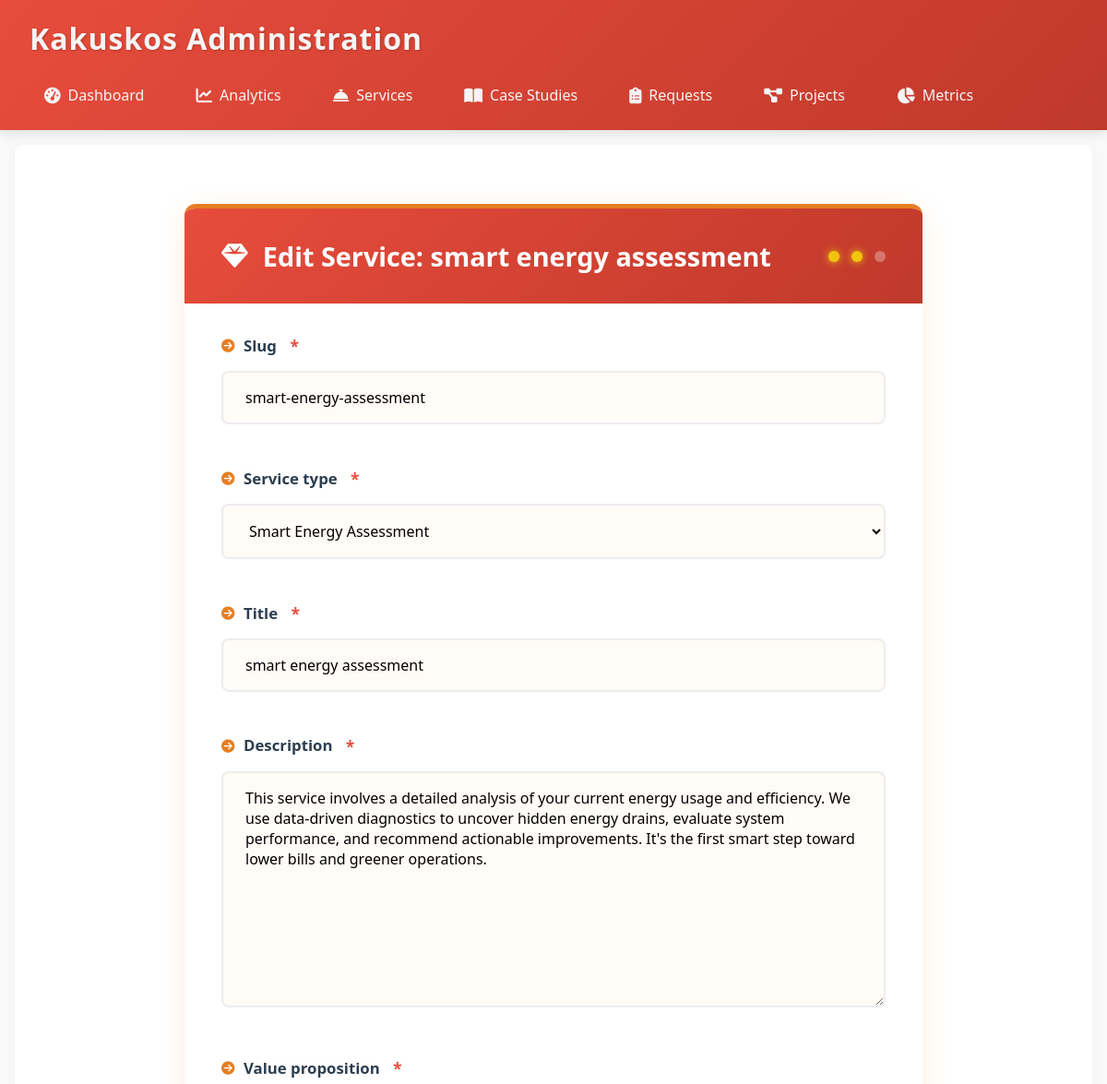
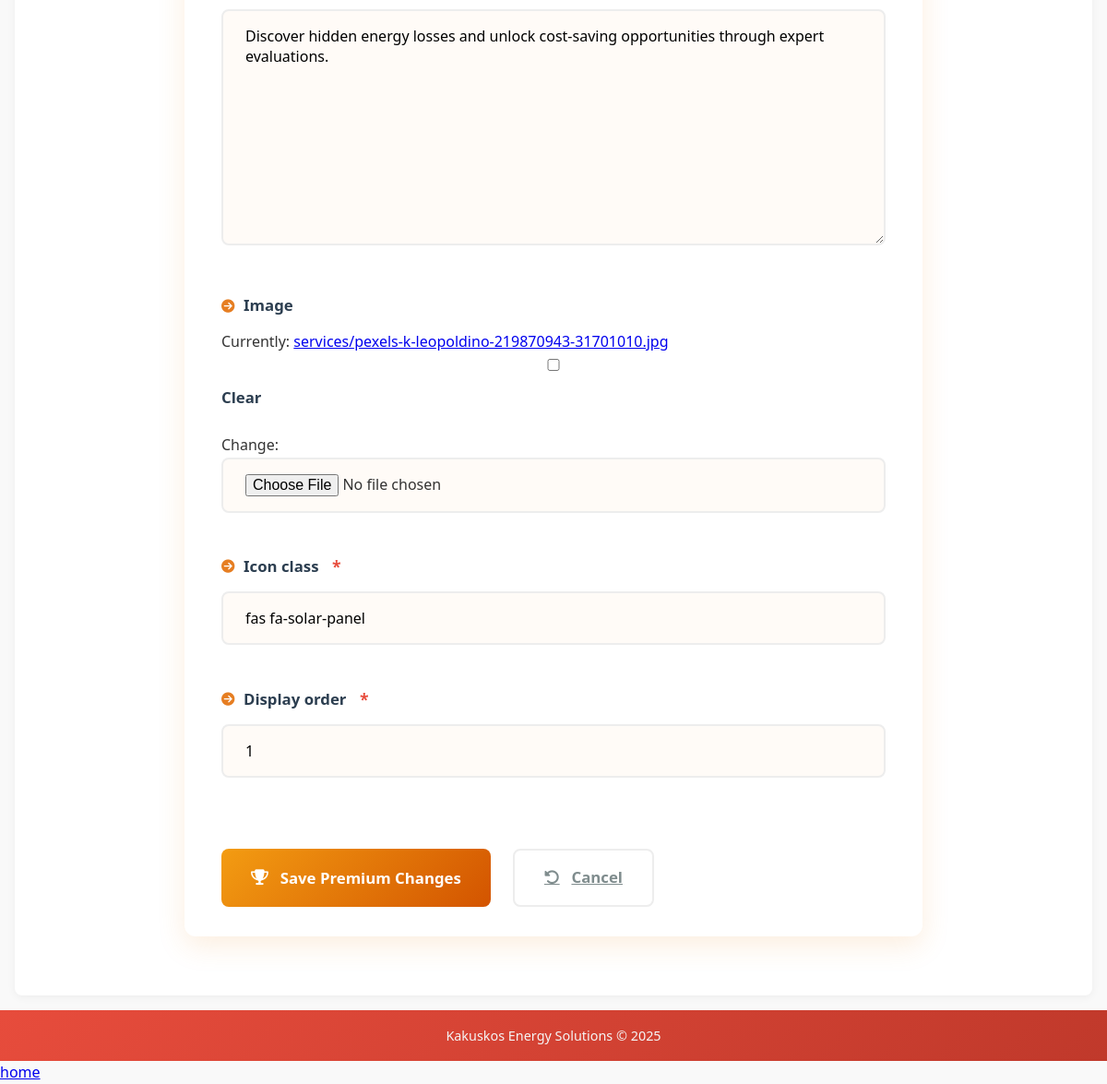
Screenshot of /adm/services/edit/smart-energy-assessment/ (signed in) with the database file from the repository (2 pictures, top to bottom).
### power/models.py (models this page shows, shortened)
class Service(models.Model):
    SERVICE_CHOICES = [
        ("SEA", "Smart Energy Assessment"),
        ("CSE", "Custom Solar & Efficiency Plan"),
        ("SER", "Sustainability & ESG Roadmap"),
        ("REC", "Remote Energy Coaching"),
        ("IS", "Installation & Supervision"),
    ]
    slug = models.SlugField(max_length=50, unique=True)
    service_type = models.CharField(max_length=3, choices=SERVICE_CHOICES, unique=True)
    title = models.CharField(max_length=100)
    description = models.TextField()
    value_proposition = models.TextField()
    image = models.ImageField(upload_to="services/", blank=True, null=True)
    icon_class = models.CharField(max_length=30, default="fas fa-solar-panel")
    display_order = models.PositiveIntegerField(default=0)
    created_at = models.DateTimeField(auto_now_add=True)
    class Meta:
        ordering = ["display_order"]

### power/views.py (the view)
# urls.py: path('adm/services/edit/<slug:slug>/', views.edit_service, name='edit_service'),
@login_required
def edit_service(request, slug):
    service = get_object_or_404(Service, slug=slug)
    if request.method == "POST":
        form = ServiceForm(request.POST, request.FILES, instance=service)
        if form.is_valid():
            form.save()
            AdminLog.objects.create(
                admin_user=request.user.username,
                action="EDIT",
                details=f"Edited service: {service.title}",
            )
            return redirect("service_list")
    else:
        form = ServiceForm(instance=service)
    return render(
        request, "admin/edit_service.html", {"form": form, "service": service}
    )

### power/forms.py
class ServiceForm(forms.ModelForm):
    class Meta:
        model = Service
        fields = '__all__'

### power/templates/admin/edit_service.html (shortened to what this page needs)
{% extends "adbase.html" %}
{% block content %}
<div class="wealth-service-edit">
    <div class="edit-service-header">
        <h1><i class="fas fa-gem"></i> Edit Service: {{ service.title }}</h1>
        <div class="value-indicator">
            <span class="value-dot gold"></span>
            <span class="value-dot gold"></span>
            <span class="value-dot"></span>
        </div>
    </div>
    <form method="post" enctype="multipart/form-data" class="premium-service-form">
        {% for field in form %}
        <div class="premium-field {% if field.errors %}field-error{% endif %}">
            <div class="field-header">
                <label for="{{ field.id_for_label }}">
                    <i class="fas fa-arrow-circle-right"></i> {{ field.label }}
                    {% if field.field.required %}<span class="premium-required">*</span>{% endif %}
                </label>
            </div>
            {{ field }}
        </div>
        {% endfor %}
        <div class="form-actions">
            <button type="submit" class="wealth-btn wealth-save-btn">
                <i class="fas fa-trophy"></i> Save Premium Changes
            </button>
            <a href="{% url 'service_list' %}" class="wealth-btn wealth-cancel-btn">
                <i class="fas fa-undo-alt"></i> Cancel
            </a>
        </div>
    </form>
</div>
{% endblock %}

### power/templates/adbase.html (style rules this page uses)
:root { --primary: #E74C3C; --primary-dark: #C0392B; --secondary: #F39C12; --accent: #27AE60; --light: #FDEBD0; --dark: #1A1A1A; --success: #2ECC71; --warning: #F1C40F; --error: #E74C3C; --text: #333; --text-light: #F5F5F5; }
* { margin: 0; padding: 0; box-sizing: border-box; font-family: 'Segoe UI', Tahoma, Geneva, Verdana, sans-serif; }
body { background-color: #F9F9F9; color: var(--text); line-height: 1.6; min-height: 100vh; display: flex; flex-direction: column; }
input, select, textarea { width: 100%; padding: 0.8rem 1rem; border: 1px solid #ddd; border-radius: 6px; margin-bottom: 1rem; transition: all 0.3s ease; }

### power/templates/admin/edit_service.html (style rules this page uses)
.wealth-service-edit { max-width: 800px; margin: 2rem auto; background: white; border-radius: 12px; overflow: hidden; box-shadow: 0 10px 30px rgba(233, 144, 41, 0.15); border-top: 5px solid #E67E22; }
.edit-service-header { background: linear-gradient(135deg, #E74C3C, #C0392B); color: white; padding: 1.8rem 2.5rem; display: flex; justify-content: space-between; align-items: center; }
.edit-service-header h1 { margin: 0; font-size: 1.8rem; display: flex; align-items: center; gap: 1rem; }
.value-indicator { display: flex; gap: 0.8rem; }
.value-dot { width: 12px; height: 12px; border-radius: 50%; background: rgba(255, 255, 255, 0.3); }
.value-dot.gold { background: #F1C40F; box-shadow: 0 0 8px #F1C40F; }
.premium-service-form { padding: 2rem 2.5rem; display: flex; flex-direction: column; gap: 1.8rem; }
.premium-field { position: relative; }
.field-header { display: flex; justify-content: space-between; align-items: center; margin-bottom: 0.8rem; }
.premium-field label { font-weight: 600; color: #2C3E50; font-size: 1.05rem; display: flex; align-items: center; gap: 0.6rem; }
.premium-field label i { color: #E67E22; font-size: 0.9rem; }
.premium-required { color: #E74C3C; margin-left: 0.3rem; font-size: 1.1rem; }
.premium-service-form input:not([type="checkbox"]):not([type="radio"]), .premium-service-form select, .premium-service-form textarea { width: 100%; padding: 1rem 1.5rem; border: 2px solid #EDEDED; border-radius: 8px; font-size: 1rem; transition: all 0.3s ease; background-color: #FFFBF7; }
.premium-service-form textarea { min-height: 150px; resize: vertical; }
.premium-service-form input[type="file"] { padding: 0.5rem; background: white; border: 2px dashed #F39C12; }
.form-actions { display: flex; gap: 1.5rem; margin-top: 2rem; flex-wrap: wrap; }
.wealth-btn { padding: 1rem 2rem; border-radius: 8px; font-weight: 600; cursor: pointer; transition: all 0.3s ease; display: flex; align-items: center; gap: 0.8rem; font-size: 1.05rem; border: none; }
.wealth-save-btn { background: linear-gradient(135deg, #F39C12, #D35400); color: white; }
.wealth-cancel-btn { background: white; color: #7F8C8D; border: 2px solid #EDEDED; }

### rows the page displays
Service: title "smart energy assessment", form "smart-energy-assessment" "Smart Energy Assessment" "smart energy assessment" "This service involves a detailed analysis of your current energy usage and efficiency. We use data-driven diagnostics to uncover hidden energy drains, evaluate system performance, and recommend actionable improvements. It's the first smart step toward lower bills and greener operations." "Discover hidden energy losses and unlock cost-saving opportunities through expert evaluations." "fas fa-solar-panel" "1"

### other values shown
{{ field.label }} "Slug" "Service type" "Title" "Description" "Value proposition" "Image" "Icon class" "Display order"
